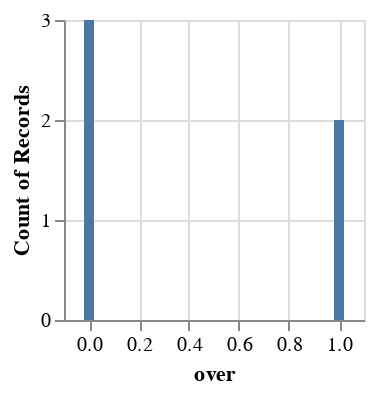

This figure's notebook cell:
### Code cell
over = vis_bar(data_example, "over", 150, 150)
over

### Figure 1 — Vega-Lite specification as saved in the notebook (floating-point values rounded to 4 significant figures)
{"config": {"view": {"continuousWidth": 300, "continuousHeight": 300}}, "data": {"name": "data-0759774c2460140ead0bdb1b814de414"}, "mark": {"type": "bar"}, "encoding": {"x": {"field": "over", "type": "quantitative"}, "y": {"aggregate": "count", "type": "quantitative"}}, "height": 150, "width": 150, "$schema": "https://vega.github.io/schema/vega-lite/v5.16.3.json", "datasets": {"data-0759774c2460140ead0bdb1b814de414": [{"game_id": "1001349", "season": "2016/17", "team": "Australia", "over": 0, "batter": "AJ Finch", "batter_id": "b8d490fd", "bowler": "SL Malinga", "bowler_id": "a12e1d51", "non_striker": "M Klinger", "non_striker_id": "b970a03f", "wides": 0, "noballs": 0, "legbyes": 0, "byes": 1, "wicket": 0, "player_out": null, "player_out_id": null, "fielders_name": null, "fielders_id": null, "wicket_type": null, "runs_batter": 0, "runs_extras": 1, "runs_total": 0, "team_over": "Australia_0", "over_ball": 1, "inning": 1, "runs_cumulative": 0, "powerplay": 1}, {"game_id": "1001349", "season": "2016/17", "team": "Australia", "over": 1, "batter": "AJ Finch", "batter_id": "b8d490fd", "bowler": "SL Malinga", "bowler_id": "a12e1d51", "non_striker": "M Klinger", "non_striker_id": "b970a03f", "wides": 0, "noballs": 0, "legbyes": 1, "byes": 0, "wicket": 1, "player_out": null, "player_out_id": null, "fielders_name": null, "fielders_id": null, "wicket_type": null, "runs_batter": 1, "runs_extras": 1, "runs_total": 0, "team_over": "Australia_1", "over_ball": 1, "inning": 1, "runs_cumulative": 0, "powerplay": 1}, {"game_id": "1001350", "season": "2016/17", "team": "England", "over": 0, "batter": "JM Bairstow", "batter_id": "j4n5b78s", "bowler": "C Woakes", "bowler_id": "c7w4o2k5", "non_striker": "AD Hales", "non_striker_id": "a1d4h89e", "wides": 1, "noballs": 1, "legbyes": 0, "byes": 0, "wicket": 0, "player_out": null, "player_out_id": null, "fielders_name": null, "fielders_id": null, "wicket_type": null, "runs_batter": 0, "runs_extras": 0, "runs_total": 0, "team_over": "England_0", "over_ball": 1, "inning": 2, "runs_cumulative": 0, "powerplay": 1}, {"game_id": "1001350", "season": "2016/17", "team": "England", "over": 0, "batter": "JM Bairstow", "batter_id": "j4n5b78s", "bowler": "C Woakes", "bowler_id": "c7w4o2k5", "non_striker": "AD Hales", "non_striker_id": "a1d4h89e", "wides": 0, "noballs": 1, "legbyes": 0, "byes": 1, "wicket": 1, "player_out": null, "player_out_id": null, "fielders_name": null, "fielders_id": null, "wicket_type": null, "runs_batter": 0, "runs_extras": 0, "runs_total": 1, "team_over": "England_0", "over_ball": 2, "inning": 2, "runs_cumulative": 1, "powerplay": 1}, {"game_id": "1001351", "season": "2016/17", "team": "India", "over": 1, "batter": "V Kohli", "batter_id": "v7k3l9o2", "bowler": "JJ Bumrah", "bowler_id": "j5b2m3r4", "non_striker": "RG Sharma", "non_striker_id": "r8g3s5h2", "wides": 1, "noballs": 0, "legbyes": 0, "byes": 1, "wicket": 0, "player_out": null, "player_out_id": null, "fielders_name": null, "fielders_id": null, "wicket_type": null, "runs_batter": 0, "runs_extras": 1, "runs_total": 0, "team_over": "India_1", "over_ball": 1, "inning": 2, "runs_cumulative": 1, "powerplay": 1}]}}
